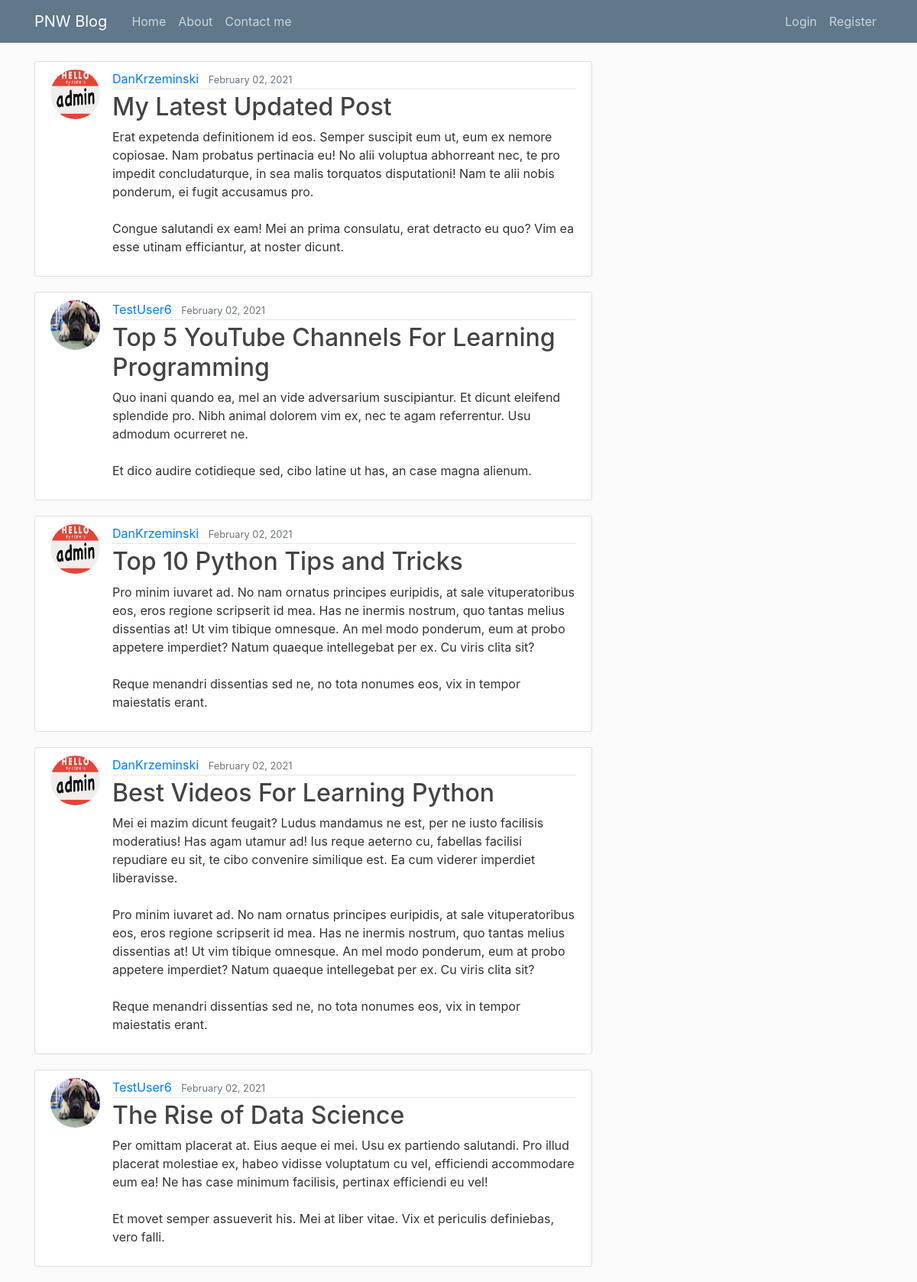
The page / on the database its author committed.
### blog/models.py (models this page shows, shortened)
class Post (models.Model):
    title = models.CharField(max_length=100)
    content = models.TextField()
    date_posted = models.DateTimeField(default=timezone.now)
    author = models.ForeignKey(User, on_delete=models.CASCADE)

### users/models.py (models this page shows, shortened)
class Profile(models.Model):
    user = models.OneToOneField(User, on_delete=models.CASCADE)
    image = models.ImageField(default='default.jpg', upload_to='profile_pics')

### blog/views.py (the view)
# urls.py: path('', PostListView.as_view(), name='blog-home'),
class PostListView(ListView):
    model = Post
    template_name = 'blog/home.html'
    context_object_name = 'posts'
    ordering = ['-date_posted']
    paginate_by = 5

### blog/templates/blog/home.html
{% extends "blog/base.html" %}
{% block content %}
    {% for post in posts %}
       <article class="media content-section">
        <img class="rounded-circle article-img" src="{{ post.author.profile.image.url }}">
          <div class="media-body">
            <div class="article-metadata">
              <a class="mr-2" href="#">{{ post.author }}</a>
              <small class="text-muted">{{ post.date_posted|date:"F d, Y" }}</small>
            </div>
            <h2><a class="article-title" href="{% url 'post-detail' post.id%}">{{ post.title }}</a></h2>
            <p class="article-content">{{ post.content }}</p>
          </div>
        </article>
    {% endfor %}
{% endblock content %}

### blog/static/blog/main.css (style rules this page uses)
body { background: #fafafa; color: #333333; margin-top: 5rem; }
h1, h2, h3, h4, h5, h6 { color: #444444; }
.content-section { background: #ffffff; padding: 10px 20px; border: 1px solid #dddddd; border-radius: 3px; margin-bottom: 20px; }
.article-title { color: #444444; }
.article-content { white-space: pre-line; }
.article-img { height: 65px; width: 65px; margin-right: 16px; }
.article-metadata { padding-bottom: 1px; margin-bottom: 4px; border-bottom: 1px solid #e3e3e3 }

### rows shown on the page
Post: author.profile.image (picture), author "DanKrzeminski", date_posted "February 02, 2021", title "My Latest Updated Post", content "Erat expetenda definitionem id eos. Semper suscipit eum ut, eum ex nemore copiosae. Nam probatus pertinacia eu! No alii voluptua abhorreant nec, te pro impedit concludaturque, in sea malis torquatos disputationi! Nam te alii nobis ponderum, ei fugit accusamus pro. Congue salutandi ex eam! Mei an prima consulatu, erat detracto eu quo? Vim ea esse utinam efficiantur, at noster dicunt."
Post: author.profile.image (picture), author "TestUser6", date_posted "February 02, 2021", title "Top 5 YouTube Channels For Learning Programming", content "Quo inani quando ea, mel an vide adversarium suscipiantur. Et dicunt eleifend splendide pro. Nibh animal dolorem vim ex, nec te agam referrentur. Usu admodum ocurreret ne. Et dico audire cotidieque sed, cibo latine ut has, an case magna alienum."
Post: author.profile.image (picture), author "DanKrzeminski", date_posted "February 02, 2021", title "Top 10 Python Tips and Tricks", content "Pro minim iuvaret ad. No nam ornatus principes euripidis, at sale vituperatoribus eos, eros regione scripserit id mea. Has ne inermis nostrum, quo tantas melius dissentias at! Ut vim tibique omnesque. An mel modo ponderum, eum at probo appetere imperdiet? Natum quaeque intellegebat per ex. Cu viris clita sit? Reque menandri dissentias sed ne, no tota nonumes eos, vix in tempor maiestatis erant."
Post: author.profile.image (picture), author "DanKrzeminski", date_posted "February 02, 2021", title "Best Videos For Learning Python", content "Mei ei mazim dicunt feugait? Ludus mandamus ne est, per ne iusto facilisis moderatius! Has agam utamur ad! Ius reque aeterno cu, fabellas facilisi repudiare eu sit, te cibo convenire similique est. Ea cum viderer imperdiet liberavisse. Pro minim iuvaret ad. No nam ornatus principes euripidis, at sale vituperatoribus eos, eros regione scripserit id mea. Has ne inermis nostrum, quo tantas melius dissentias at! Ut vim tibique omnesque. An mel modo ponderum, eum at probo appetere imperdiet? Natum quaeque intellegebat per ex. Cu viris clita sit? Reque menandri dissentias sed ne, no tota nonumes eos, vix in tempor maiestatis erant."
Post: author.profile.image (picture), author "TestUser6", date_posted "February 02, 2021", title "The Rise of Data Science", content "Per omittam placerat at. Eius aeque ei mei. Usu ex partiendo salutandi. Pro illud placerat molestiae ex, habeo vidisse voluptatum cu vel, efficiendi accommodare eum ea! Ne has case minimum facilisis, pertinax efficiendi eu vel! Et movet semper assueverit his. Mei at liber vitae. Vix et periculis definiebas, vero falli."
